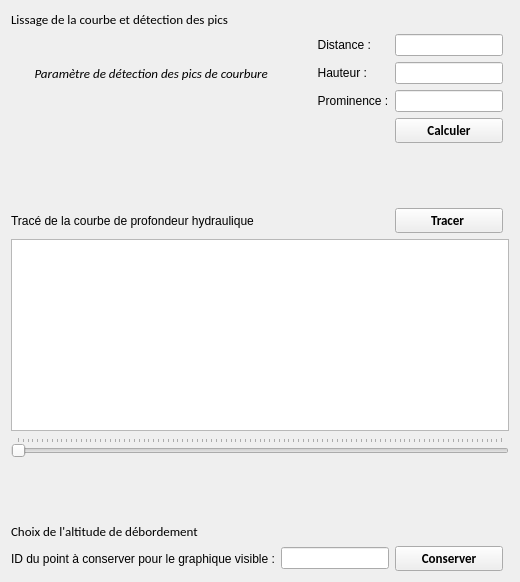
     <widget class="QWidget" name="tab_Courbure">
      <attribute name="title">
       <string>Courbure </string>
      </attribute>
      <layout class="QGridLayout" name="gridLayout_2">
       <item row="7" column="3">
        <widget class="QPushButton" name="pushButton_pic_curve">
         <property name="font">
          <font>
           <family>Calibri</family>
           <pointsize>10</pointsize>
           <weight>75</weight>
           <bold>true</bold>
           <strikeout>false</strikeout>
          </font>
         </property>
         <property name="text">
          <string>Calculer</string>
         </property>
         <property name="autoDefault">
          <bool>false</bool>
         </property>
        </widget>
       </item>
       <item row="3" column="3">
        <widget class="QLineEdit" name="lineEdit_curve_param1">
         <property name="alignment">
          <set>Qt::AlignCenter</set>
         </property>
        </widget>
       </item>
       <item row="3" column="2">
        <widget class="QLabel" name="curve_param1">
         <property name="text">
          <string>           Distance :</string>
         </property>
        </widget>
       </item>
       <item row="19" column="1" colspan="4">
        <widget class="QSlider" name="horizontalSlider_pic_curve">
         <property name="maximum">
          <number>100</number>
         </property>
         <property name="orientation">
          <enum>Qt::Horizontal</enum>
         </property>
         <property name="tickPosition">
          <enum>QSlider::TicksAbove</enum>
         </property>
        </widget>
       </item>
       <item row="20" column="1">
        <widget class="QLabel" name="label_current_profile_3">
         <property name="text">
          <string/>
         </property>
        </widget>
       </item>
       <item row="26" column="1">
        <widget class="QLabel" name="label_12">
         <property name="text">
          <string>ID du point à conserver pour le graphique visible :</string>
         </property>
        </widget>
       </item>
       <item row="26" column="3">
        <widget class="QPushButton" name="pushButton_conserver_pt">
         <property name="font">
          <font>
           <family>Calibri</family>
           <pointsize>10</pointsize>
           <weight>75</weight>
           <bold>true</bold>
           <strikeout>false</strikeout>
          </font>
         </property>
         <property name="text">
          <string>Conserver</string>
         </property>
         <property name="autoDefault">
          <bool>false</bool>
         </property>
        </widget>
       </item>
       <item row="11" column="1" colspan="4">
        <spacer name="horizontalSpacer_8">
         <property name="orientation">
          <enum>Qt::Horizontal</enum>
         </property>
         <property name="sizeHint" stdset="0">
          <size>
           <width>40</width>
           <height>20</height>
          </size>
         </property>
        </spacer>
       </item>
       <item row="0" column="1">
        <widget class="QLabel" name="label_7">
         <property name="font">
          <font>
           <family>Calibri</family>
           <pointsize>10</pointsize>
           <weight>50</weight>
           <bold>false</bold>
           <underline>false</underline>
           <strikeout>false</strikeout>
          </font>
         </property>
         <property name="text">
          <string>Lissage de la courbe et détection des pics</string>
         </property>
        </widget>
       </item>
       <item row="21" column="1" colspan="4">
        <spacer name="horizontalSpacer_11">
         <property name="orientation">
          <enum>Qt::Horizontal</enum>
         </property>
         <property name="sizeHint" stdset="0">
          <size>
           <width>40</width>
           <height>20</height>
          </size>
         </property>
        </spacer>
       </item>
       <item row="24" column="1">
        <widget class="QLabel" name="label">
         <property name="font">
          <font>
           <family>Calibri</family>
           <pointsize>10</pointsize>
           <weight>50</weight>
           <bold>false</bold>
           <underline>false</underline>
           <strikeout>false</strikeout>
          </font>
         </property>
         <property name="text">
          <string>Choix de l'altitude de débordement </string>
         </property>
        </widget>
       </item>
       <item row="5" column="3">
        <widget class="QLineEdit" name="lineEdit_curve_param3">
         <property name="alignment">
          <set>Qt::AlignCenter</set>
         </property>
        </widget>
       </item>
       <item row="17" column="1" colspan="4">
        <widget class="QGraphicsView" name="graphicsView_pic_curve">
         <property name="cursor" stdset="0">
          <cursorShape>CrossCursor</cursorShape>
         </property>
        </widget>
       </item>
       <item row="4" column="2">
        <widget class="QLabel" name="label_curve_param2">
         <property name="text">
          <string>           Hauteur :</string>
         </property>
        </widget>
       </item>
       <item row="5" column="2">
        <widget class="QLabel" name="label_curve_param3">
         <property name="text">
          <string>           Prominence :</string>
         </property>
        </widget>
       </item>
       <item row="22" column="1" colspan="4">
        <spacer name="horizontalSpacer_9">
         <property name="orientation">
          <enum>Qt::Horizontal</enum>
         </property>
         <property name="sizeHint" stdset="0">
          <size>
           <width>40</width>
           <height>20</height>
          </size>
         </property>
        </spacer>
       </item>
       <item row="9" column="1" colspan="4">
        <spacer name="horizontalSpacer_7">
         <property name="orientation">
          <enum>Qt::Horizontal</enum>
         </property>
         <property name="sizeHint" stdset="0">
          <size>
           <width>40</width>
           <height>20</height>
          </size>
         </property>
        </spacer>
       </item>
       <item row="12" column="3">
        <widget class="QPushButton" name="pushButton_tracer_pic_curve">
         <property name="font">
          <font>
           <family>Calibri</family>
           <pointsize>10</pointsize>
           <weight>75</weight>
           <bold>true</bold>
           <strikeout>false</strikeout>
          </font>
         </property>
         <property name="text">
          <string>Tracer </string>
         </property>
         <property name="autoDefault">
          <bool>false</bool>
         </property>
        </widget>
       </item>
       <item row="12" column="1">
        <widget class="QLabel" name="label_22">
         <property name="text">
          <string>Tracé de la courbe de profondeur hydraulique</string>
         </property>
        </widget>
       </item>
       <item row="26" column="2">
        <widget class="QLineEdit" name="lineEdit_id_pt_conserver"/>
       </item>
       <item row="4" column="3">
        <widget class="QLineEdit" name="lineEdit_curve_param2">
         <property name="alignment">
          <set>Qt::AlignCenter</set>
         </property>
        </widget>
       </item>
       <item row="4" column="1">
        <widget class="QLabel" name="label_23">
         <property name="font">
          <font>
           <family>Calibri</family>
           <pointsize>10</pointsize>
           <weight>50</weight>
           <italic>true</italic>
           <bold>false</bold>
           <strikeout>false</strikeout>
          </font>
         </property>
         <property name="text">
          <string>        Paramètre de détection des pics de courbure </string>
         </property>
        </widget>
       </item>
       <item row="8" column="3">
        <widget class="QLabel" name="label_calcul_OK_9">
         <property name="font">
          <font>
           <family>Calibri</family>
           <pointsize>8</pointsize>
           <weight>50</weight>
           <italic>true</italic>
           <bold>false</bold>
           <strikeout>false</strikeout>
          </font>
         </property>
         <property name="text">
          <string/>
         </property>
        </widget>
       </item>
      </layout>
     </widget>
